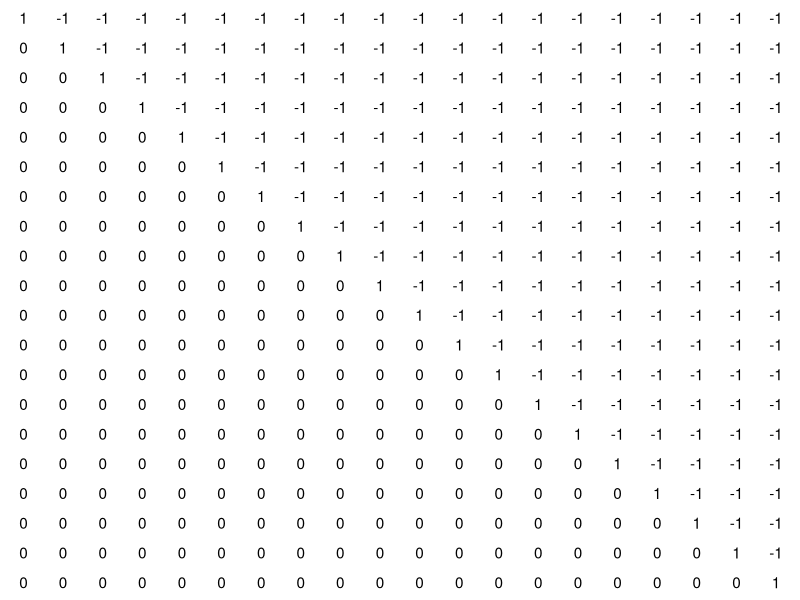

The R source for this figure:
library(tidyverse)

b <- c(rep(-1, 19), 1)
b2 <- b + 0.00001

A <- matrix(rep(0, 400), nrow = 20)

for (i in 1:20) {
  for (j in 1:20) {
    if (i == j)
      A[i, j] <- 1
    if (i < j)
      A[i, j] <- -1
  }
}

A

kappa(A, exact = T)

A %>% as.data.frame %>% 
  setNames(c(paste0('0', 1:9), as.character(10:20))) %>% 
  mutate(row = rev(c(paste0('0', 1:9), as.character(10:20)))) %>% 
  gather(col, val, -row) %>% 
  ggplot(aes(x = col, y = row)) +
  geom_text(aes(label = val)) +
  theme_void()


x1 <- solve(t(A) %*% A) %*% t(A) %*% b
x2 <- solve(t(A) %*% A) %*% t(A) %*% b2

df <- data.frame(sol1 = x1, sol2 = x2)
df
